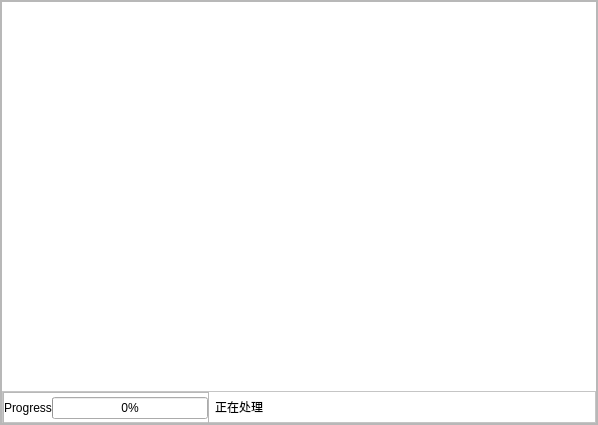
<?xml version="1.0" encoding="UTF-8"?>
<ui version="4.0">
 <class>BD_ViewForm</class>
 <widget class="QWidget" name="BD_ViewForm">
  <property name="geometry">
   <rect>
    <x>0</x>
    <y>0</y>
    <width>598</width>
    <height>425</height>
   </rect>
  </property>
  <property name="windowTitle">
   <string>Form</string>
  </property>
  <property name="styleSheet">
   <string notr="true"/>
  </property>
  <layout class="QVBoxLayout" name="verticalLayout">
   <property name="spacing">
    <number>0</number>
   </property>
   <property name="leftMargin">
    <number>0</number>
   </property>
   <property name="topMargin">
    <number>0</number>
   </property>
   <property name="rightMargin">
    <number>0</number>
   </property>
   <property name="bottomMargin">
    <number>0</number>
   </property>
   <item>
    <widget class="QFrame" name="frameContent">
     <property name="styleSheet">
      <string notr="true">QFrame#graphicsView{
	border: 1px solid white;
}
QFrame#frameZoom{
	
	background-color: rgb(255, 255, 255);
}
QPushButton{
	border:none;
}
</string>
     </property>
     <property name="frameShape">
      <enum>QFrame::StyledPanel</enum>
     </property>
     <property name="frameShadow">
      <enum>QFrame::Raised</enum>
     </property>
     <layout class="QVBoxLayout" name="verticalLayout_2">
      <property name="spacing">
       <number>0</number>
      </property>
      <property name="leftMargin">
       <number>0</number>
      </property>
      <property name="topMargin">
       <number>0</number>
      </property>
      <property name="rightMargin">
       <number>0</number>
      </property>
      <property name="bottomMargin">
       <number>0</number>
      </property>
      <item>
       <widget class="QFrame" name="frameGraphView">
        <property name="frameShape">
         <enum>QFrame::StyledPanel</enum>
        </property>
        <property name="frameShadow">
         <enum>QFrame::Raised</enum>
        </property>
        <layout class="QVBoxLayout" name="verticalLayout_3">
         <property name="spacing">
          <number>0</number>
         </property>
         <property name="leftMargin">
          <number>0</number>
         </property>
         <property name="topMargin">
          <number>0</number>
         </property>
         <property name="rightMargin">
          <number>0</number>
         </property>
         <property name="bottomMargin">
          <number>0</number>
         </property>
         <item>
          <widget class="Graph" name="graphicsView">
           <property name="styleSheet">
            <string notr="true">QGraphsView{
	border:none;
}</string>
           </property>
           <property name="verticalScrollBarPolicy">
            <enum>Qt::ScrollBarAlwaysOff</enum>
           </property>
           <property name="horizontalScrollBarPolicy">
            <enum>Qt::ScrollBarAlwaysOff</enum>
           </property>
           <property name="viewportUpdateMode">
            <enum>QGraphicsView::FullViewportUpdate</enum>
           </property>
          </widget>
         </item>
         <item>
          <widget class="QFrame" name="frameZoom">
           <property name="minimumSize">
            <size>
             <width>0</width>
             <height>32</height>
            </size>
           </property>
           <property name="maximumSize">
            <size>
             <width>16666</width>
             <height>32</height>
            </size>
           </property>
           <property name="frameShape">
            <enum>QFrame::StyledPanel</enum>
           </property>
           <property name="frameShadow">
            <enum>QFrame::Raised</enum>
           </property>
           <layout class="QHBoxLayout" name="horizontalLayout_2">
            <property name="leftMargin">
             <number>0</number>
            </property>
            <property name="topMargin">
             <number>0</number>
            </property>
            <property name="rightMargin">
             <number>0</number>
            </property>
            <property name="bottomMargin">
             <number>0</number>
            </property>
            <item>
             <widget class="QFrame" name="frameStatus">
              <property name="sizePolicy">
               <sizepolicy hsizetype="Preferred" vsizetype="Expanding">
                <horstretch>0</horstretch>
                <verstretch>0</verstretch>
               </sizepolicy>
              </property>
              <property name="minimumSize">
               <size>
                <width>0</width>
                <height>32</height>
               </size>
              </property>
              <property name="maximumSize">
               <size>
                <width>16777215</width>
                <height>32</height>
               </size>
              </property>
              <property name="frameShape">
               <enum>QFrame::StyledPanel</enum>
              </property>
              <property name="frameShadow">
               <enum>QFrame::Raised</enum>
              </property>
              <layout class="QHBoxLayout" name="horizontalLayout">
               <property name="spacing">
                <number>0</number>
               </property>
               <property name="leftMargin">
                <number>0</number>
               </property>
               <property name="topMargin">
                <number>0</number>
               </property>
               <property name="rightMargin">
                <number>0</number>
               </property>
               <property name="bottomMargin">
                <number>0</number>
               </property>
               <item>
                <widget class="QLabel" name="labelProcess">
                 <property name="text">
                  <string>Progress</string>
                 </property>
                </widget>
               </item>
               <item>
                <widget class="QProgressBar" name="progressBar">
                 <property name="value">
                  <number>0</number>
                 </property>
                </widget>
               </item>
              </layout>
             </widget>
            </item>
            <item>
             <widget class="QLabel" name="labelStatus">
              <property name="text">
               <string>正在处理</string>
              </property>
             </widget>
            </item>
            <item>
             <widget class="QLabel" name="labelMovie">
              <property name="text">
               <string/>
              </property>
             </widget>
            </item>
            <item>
             <spacer name="horizontalSpacer">
              <property name="orientation">
               <enum>Qt::Horizontal</enum>
              </property>
              <property name="sizeHint" stdset="0">
               <size>
                <width>40</width>
                <height>20</height>
               </size>
              </property>
             </spacer>
            </item>
            <item>
             <widget class="QPushButton" name="btnReset">
              <property name="minimumSize">
               <size>
                <width>32</width>
                <height>32</height>
               </size>
              </property>
              <property name="maximumSize">
               <size>
                <width>32</width>
                <height>32</height>
               </size>
              </property>
              <property name="text">
               <string/>
              </property>
              <property name="icon">
               <iconset resource="../icon.qrc">
                <normaloff>:/Source/icon/scale_zoomout.png</normaloff>:/Source/icon/scale_zoomout.png</iconset>
              </property>
              <property name="iconSize">
               <size>
                <width>32</width>
                <height>32</height>
               </size>
              </property>
             </widget>
            </item>
            <item>
             <widget class="QPushButton" name="btnZoomOut">
              <property name="minimumSize">
               <size>
                <width>32</width>
                <height>32</height>
               </size>
              </property>
              <property name="maximumSize">
               <size>
                <width>32</width>
                <height>32</height>
               </size>
              </property>
              <property name="text">
               <string/>
              </property>
              <property name="icon">
               <iconset resource="../icon.qrc">
                <normaloff>:/Source/icon/scale_init.png</normaloff>:/Source/icon/scale_init.png</iconset>
              </property>
              <property name="iconSize">
               <size>
                <width>32</width>
                <height>32</height>
               </size>
              </property>
             </widget>
            </item>
            <item>
             <widget class="QPushButton" name="btnZoomIn">
              <property name="minimumSize">
               <size>
                <width>32</width>
                <height>32</height>
               </size>
              </property>
              <property name="maximumSize">
               <size>
                <width>32</width>
                <height>32</height>
               </size>
              </property>
              <property name="text">
               <string/>
              </property>
              <property name="icon">
               <iconset resource="../icon.qrc">
                <normaloff>:/Source/icon/scale_zoomin.png</normaloff>:/Source/icon/scale_zoomin.png</iconset>
              </property>
              <property name="iconSize">
               <size>
                <width>32</width>
                <height>32</height>
               </size>
              </property>
             </widget>
            </item>
           </layout>
          </widget>
         </item>
        </layout>
       </widget>
      </item>
     </layout>
    </widget>
   </item>
  </layout>
 </widget>
 <customwidgets>
  <customwidget>
   <class>Graph</class>
   <extends>QGraphicsView</extends>
   <header>UICompment/renderarea/graph.h</header>
  </customwidget>
 </customwidgets>
 <resources>
  <include location="../icon.qrc"/>
 </resources>
 <connections/>
</ui>
